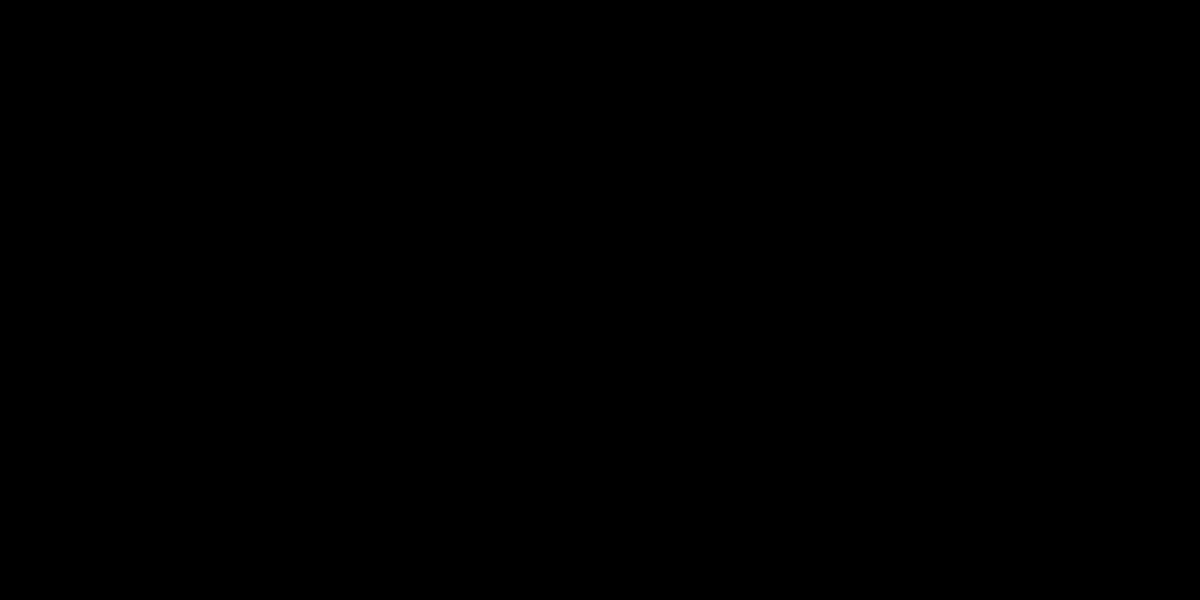
Frame 1 (no input)
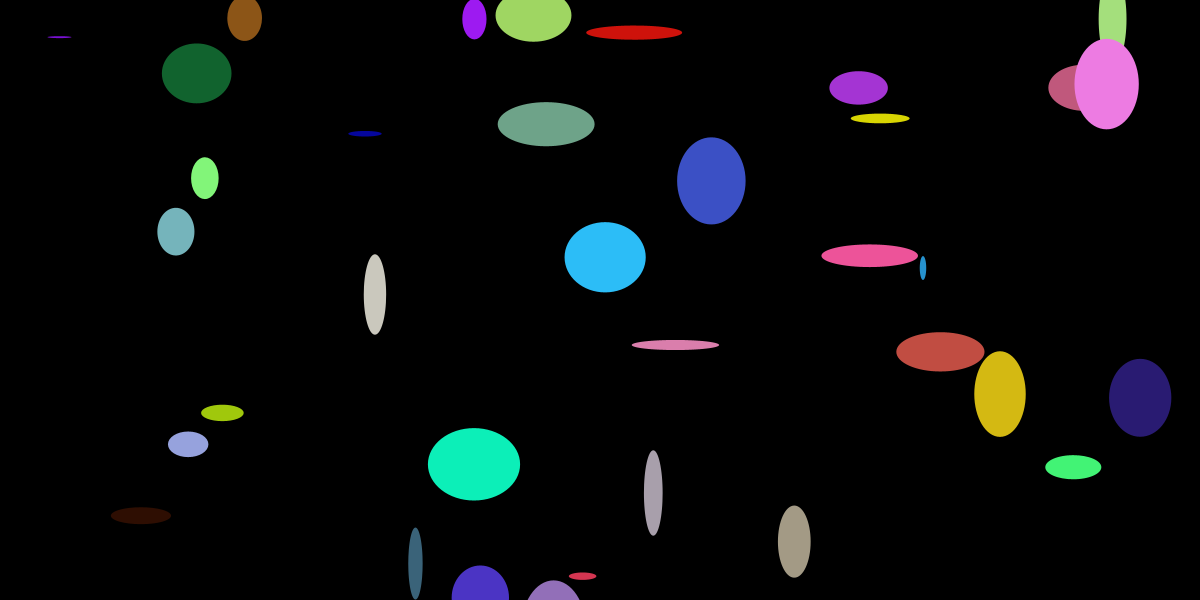
Frame 60 (the mouse pressed at the canvas centre just before this capture)
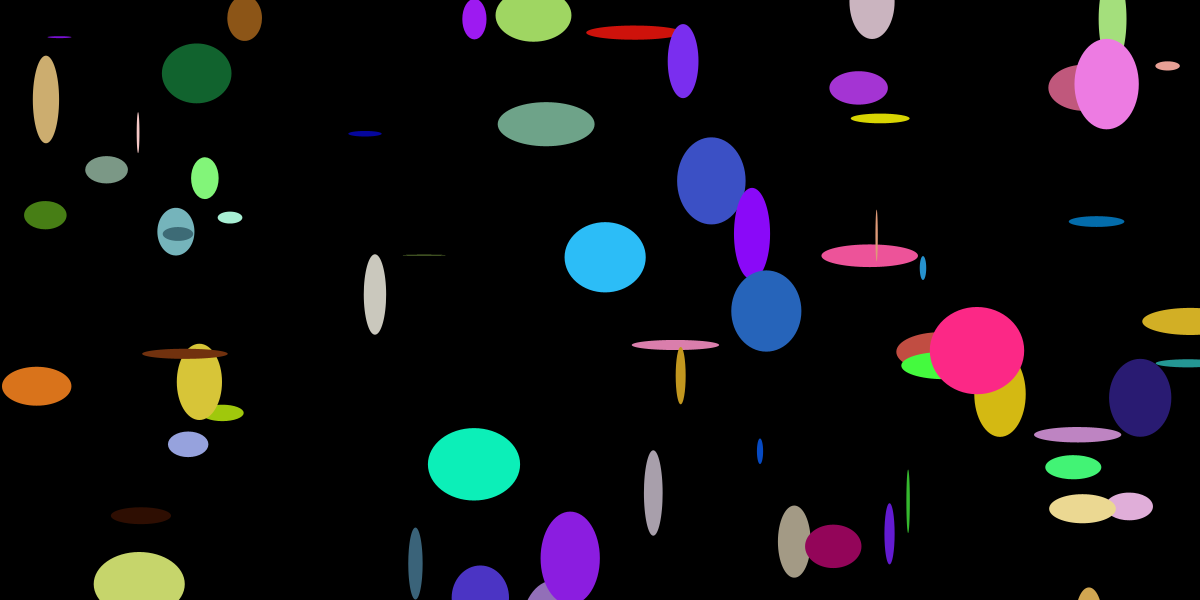
Frame 120 (the mouse held since frame 60 and released just before this capture)

The Processing sketch that drew these frames (run headless with seeded random() and noise(); from frame 60 on, the mouse is pressed at the canvas centre):

// Processing sketch: random
// ── random.pde
/* 
 RANDOM
 */

void setup() {
  background(#000000);
  size (1200, 600);
}

void draw() {
  noStroke();
  fill(random(255), random(255), random(255));
  ellipse(random(1200), random(1200), random(100), random(100));
}

void mousePressed() {
  background(#000000);
}
